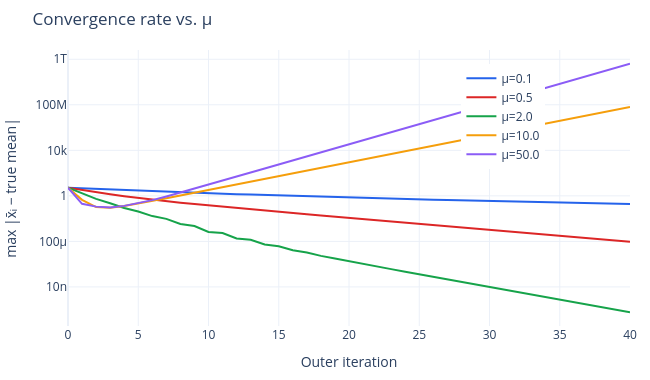

The notebook cell saved with this chart:
### Code cell
fig = go.Figure()

for idx, (mu, hist) in enumerate(consensus_results.items()):
    errors = np.max(np.abs(hist - global_mean), axis=1)
    fig.add_trace(go.Scatter(
        x=list(range(len(errors))), y=errors,
        mode="lines", name=f"μ={mu}",
        line=dict(color=COLORS[idx], width=2),
    ))

fig.update_layout(template="plotly_white", width=650, height=380,
                  xaxis_title="Outer iteration",
                  yaxis_title="max |x̄ᵢ − true mean|",
                  yaxis_type="log",
                  title="Convergence rate vs. μ",
                  legend=dict(x=0.7, y=0.95),
                  margin=dict(t=50, b=40, l=60, r=20))
fig.show()
